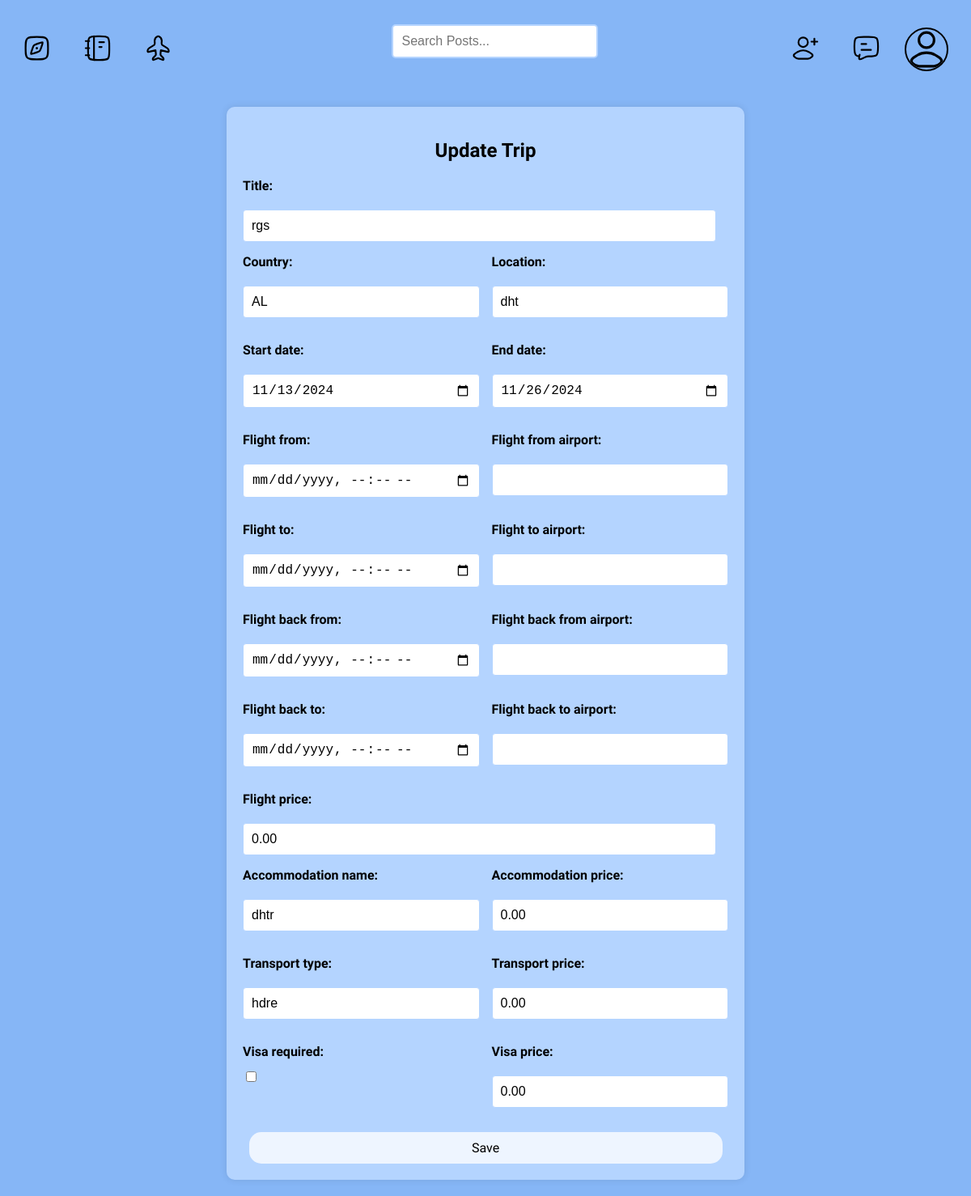
Before: /trips/2/update/ (signed in) with the older database file.
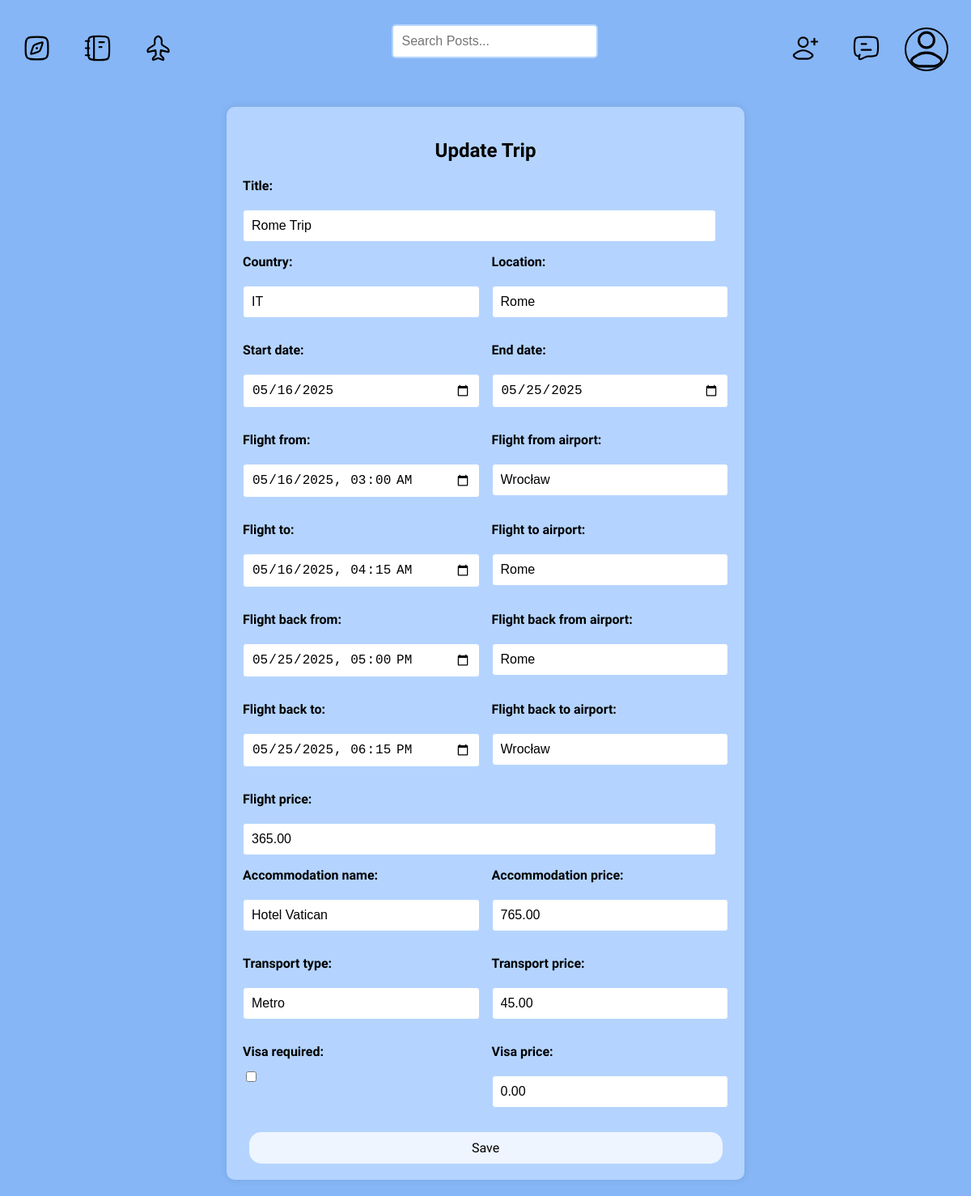
After: the same page with the newer database file.
### base/models.py (models this page shows, shortened)
class Trip(models.Model):
    author = models.ForeignKey(User, on_delete=models.CASCADE)
    title = models.CharField(max_length=100)
    country = CountryField()
    location = models.CharField(max_length=100)
    start_date = models.DateField()
    end_date = models.DateField()
    num_days = models.PositiveIntegerField(default=0)
    flight_from = models.CharField(max_length=100, null=True, blank=True)
    flight_from_airport = models.CharField(max_length=100, null=True, blank=True)
    flight_to = models.CharField(max_length=100, null=True, blank=True)
    flight_to_airport = models.CharField(max_length=100, null=True, blank=True)
    flight_back_from = models.CharField(max_length=100, null=True, blank=True)
    flight_back_from_airport = models.CharField(max_length=100, null=True, blank=True)
    flight_back_to = models.CharField(max_length=100, null=True, blank=True)
    flight_back_to_airport = models.CharField(max_length=100, null=True, blank=True)
    flight_price = models.DecimalField(max_digits=10, decimal_places=2, default=0)
    car_time = models.DurationField(null=True, blank=True)
    car_price_per_person = models.DecimalField(max_digits=10, decimal_places=2, default=0)
    accommodation_name = models.CharField(max_length=100)
    accommodation_price = models.DecimalField(max_digits=10, decimal_places=2, default=0)
    transport_type = models.CharField(max_length=100)
    transport_price = models.DecimalField(max_digits=10, decimal_places=2, default=0)
    visa_required = models.BooleanField(default=False)
    visa_price = models.DecimalField(max_digits=10, decimal_places=2, default=0, null=True, blank=True)
    total_price = models.DecimalField(max_digits=15, decimal_places=2, default=0)

### base/views.py (the view)
# urls.py: path('trips/<int:pk>/update/', views.update_trip, name='update_trip'),
@login_required(login_url='login')
def update_trip(request, pk):
    trip = Trip.objects.get(pk=pk)
    if request.method == 'POST':
        form = TripForm(request.POST, instance=trip)
        if form.is_valid():
            trip = form.save(commit=False)
            trip.author = request.user
            trip.save()
            form.save_m2m()
            return redirect('trip_detail', pk=trip.pk)
    else:
        form = TripForm(instance=trip)
    return render(request, 'base/trip_planner/update_trip.html', {'form': form})

### base/templates/base/trip_planner/update_trip.html (shortened to what this page needs)
{% extends 'main.html' %}
{% block content %}
  <div class="form-trip-create-post">
    <h2>Update Trip</h2>
    <form method="post" enctype="multipart/form-data">
      <div class="form-trip-group">
        {{ form.title.label_tag }} {{ form.title }}
    </div>
    <div class="form-trip-row">
        <div class="form-trip-group">
        {{ form.country.label_tag }} {{ form.country }}
        </div>
        <div class="form-trip-group">
        {{ form.location.label_tag }} {{ form.location }}
        </div>
    </div>
    <div class="form-trip-row">
        <div class="form-trip-group">
        {{ form.start_date.label_tag }} {{ form.start_date }}
        </div>
        <div class="form-trip-group">
        {{ form.end_date.label_tag }} {{ form.end_date }}
        </div>
    </div>
    <div class="form-trip-row">
        <div class="form-trip-group">
        {{ form.flight_from.label_tag }} {{ form.flight_from }}
        </div>
        <div class="form-trip-group">
        {{ form.flight_from_airport.label_tag }} {{ form.flight_from_airport }}
        </div>
    </div>
    <div class="form-trip-row">
        <div class="form-trip-group">
        {{ form.flight_to.label_tag }} {{ form.flight_to }}
        </div>
        <div class="form-trip-group">
        {{ form.flight_to_airport.label_tag }} {{ form.flight_to_airport }}
        </div>
    </div>
    <div class="form-trip-row">
        <div class="form-trip-group">
        {{ form.flight_back_from.label_tag }} {{ form.flight_back_from }}
        </div>
        <div class="form-trip-group">
        {{ form.flight_back_from_airport.label_tag }} {{ form.flight_back_from_airport }}
        </div>
    </div>
    <div class="form-trip-row">
        <div class="form-trip-group">
        {{ form.flight_back_to.label_tag }} {{ form.flight_back_to }}
        </div>
        <div class="form-trip-group">
        {{ form.flight_back_to_airport.label_tag }} {{ form.flight_back_to_airport }}
        </div>
    </div>
    <div class="form-trip-group">
        {{ form.flight_price.label_tag }} {{ form.flight_price }}
    </div>
    <div class="form-trip-row">
        <div class="form-trip-group">
        {{ form.accommodation_name.label_tag }} {{ form.accommodation_name }}
        </div>
        <div class="form-trip-group">
        {{ form.accommodation_price.label_tag }} {{ form.accommodation_price }}
        </div>
    </div>
    <div class="form-trip-row">
        <div class="form-trip-group">
        {{ form.transport_type.label_tag }} {{ form.transport_type }}
        </div>
        <div class="form-trip-group">
        {{ form.transport_price.label_tag }} {{ form.transport_price }}
        </div>
    </div>
    <div class="form-trip-row">
        <div class="form-trip-group">
        {{ form.visa_required.label_tag }} {{ form.visa_required }}
        </div>
        <div class="form-trip-group">
        {{ form.visa_price.label_tag }} {{ form.visa_price }}
        </div>
    </div>
      <button type="submit" class="btn-submit">Save</button>
    </form>
  </div>
{% endblock %}

Changed rows visible on the page:
changed Trip: title "rgs" → "Rome Trip"; country "AL" → "IT"; location "dht" → "Rome"; start_date "11/13/2024" → "05/16/2025"; end_date "11/26/2024" → "05/25/2025"; flight_from (not shown) → "05/16/2025 03:00"; flight_from_airport (not shown) → "Wrocław"; flight_to (not shown) → "05/16/2025 04:15"; flight_to_airport (not shown) → "Rome"; flight_back_from (not shown) → "05/25/2025 17:00"; flight_back_from_airport (not shown) → "Rome"; flight_back_to (not shown) → "05/25/2025 18:15"; flight_back_to_airport (not shown) → "Wrocław"; flight_price "0.00" → "365.00"; accommodation_name "dhtr" → "Hotel Vatican"; accommodation_price "0.00" → "765.00"; transport_type "hdre" → "Metro"; transport_price "0.00" → "45.00"
